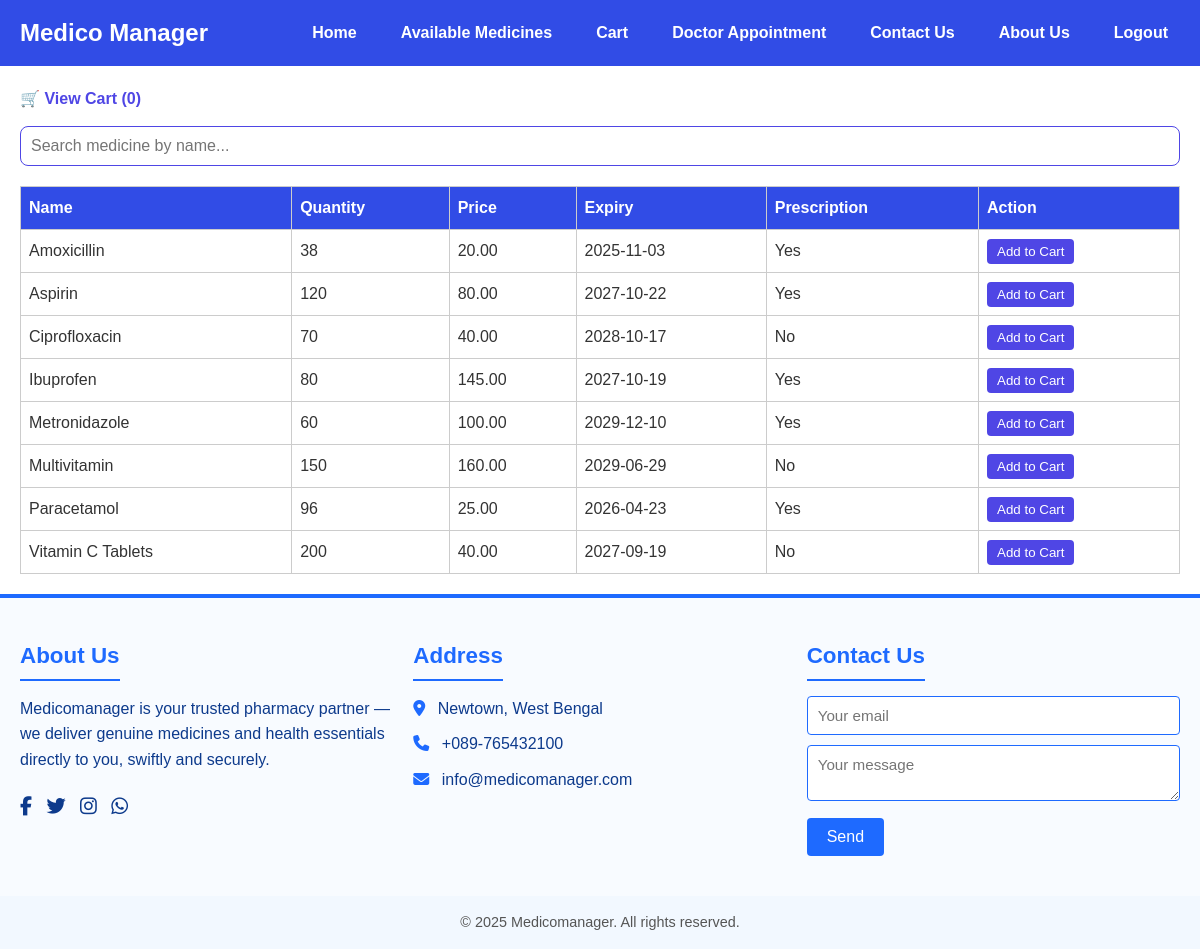
Screenshot of /available_Medicine.php (signed in) with the database file from the repository.
### tables this page shows
CREATE TABLE `medicines` (
  `id` int(11) NOT NULL,
  `name` varchar(255) NOT NULL,
  `generic` varchar(255) NOT NULL,
  `category` varchar(100) NOT NULL,
  `manufacturer` varchar(255) NOT NULL,
  `supplierId` int(11) NOT NULL,
  `batchNumber` varchar(100) NOT NULL,
  `quantity` int(11) NOT NULL,
  `unit_price` decimal(10,2) NOT NULL,
  `selling_price` decimal(10,2) NOT NULL,
  `mrp` decimal(10,2) NOT NULL,
  `reorder_level` int(11) NOT NULL,
  `rack` varchar(50) NOT NULL,
  `manufacture_date` date NOT NULL,
  `expiry_date` date NOT NULL,
  `description` text DEFAULT NULL,
  `prescription` tinyint(1) DEFAULT 0
);

### available_Medicine.php (the view, shortened to what this page needs)
<?php
include "db_connect.php";
include "user_navbar.php";
$sql = "SELECT id,name,quantity,selling_price,expiry_date,prescription
        FROM medicines ORDER BY name ASC";
$result = $conn->query($sql);
?>
<!DOCTYPE html>
<html lang="en">
<head>
</head>
<body>
<div class="container">
<a href="cart.php">🛒 View Cart (<?php echo isset($_SESSION['cart']) ? count($_SESSION['cart']) : 0; ?>)</a>
<input type="text" id="searchInput" placeholder="Search medicine by name...">
<table id="medicineTable">
<tr>
<th>Name</th>
<th>Quantity</th>
<th>Price</th>
<th>Expiry</th>
<th>Prescription</th>
<th>Action</th>
</tr>
<?php
if($result->num_rows > 0){
    while($row = $result->fetch_assoc()){
        echo "<tr>
        <td data-label='Name' class='med-name'>{$row['name']}</td>
        <td data-label='Quantity'>{$row['quantity']}</td>
        <td data-label='Price'>{$row['selling_price']}</td>
        <td data-label='Expiry'>{$row['expiry_date']}</td>
        <td data-label='Prescription'>".($row['prescription'] ? 'Yes' : 'No')."</td>
        <td data-label='Action'>
            <form method='POST'>
                <input type='hidden' name='med_id' value='{$row['id']}'>
                <input type='hidden' name='med_name' value='{$row['name']}'>
                <input type='hidden' name='med_price' value='{$row['selling_price']}'>
                <button type='submit' name='add_to_cart'>Add to Cart</button>
            </form>
        </td>
        </tr>";
    }
} else {
    echo "<tr><td colspan='6'>No medicines found</td></tr>";
}
?>
</table>
</div>
<?php
include "footer.php";
?>
</body>
</html>

### user_navbar.php (shortened to what this page needs)
<!DOCTYPE html>
<html lang="en">
<head>
</head>
<body>
  <nav class="navbar">
    <div class="brand">Medico Manager</div>
    <div class="menu">
      <a href="user_dashboard.php">Home</a>
      <a href="available_Medicine.php">Available Medicines</a>
      <a href="cart.php">Cart</a>
      <a href="appointments.php">Doctor Appointment</a>
      <a href="user_contactus.php">Contact Us</a>
      <a href="user_about.php">About Us</a>
      <a href="logout.php">Logout</a>
    </div>
  </nav>
</body>
</html>

### footer.php (shortened to what this page needs)
<!DOCTYPE html>
<html lang="en" dir="ltr">
<head>
  <link rel="stylesheet" href="https://cdnjs.cloudflare.com/ajax/libs/font-awesome/6.6.0/css/all.min.css">
</head>
<body>
  <footer class="footer">
    <div class="footer-container">
      <div class="footer-section about">
        <h2>About Us</h2>
        <p>Medicomanager is your trusted pharmacy partner — we deliver genuine medicines and health essentials directly to you, swiftly and securely.</p>
        <div class="social">
          <a href="#"><i class="fab fa-facebook-f"></i></a>
          <a href="#"><i class="fab fa-twitter"></i></a>
          <a href="#"><i class="fab fa-instagram"></i></a>
          <a href="#"><i class="fab fa-whatsapp"></i></a>
        </div>
      </div>
      <div class="footer-section address">
        <h2>Address</h2>
        <p><i class="fas fa-map-marker-alt"></i> Newtown, West Bengal</p>
        <p><i class="fa-solid fa-phone"></i> +089-765432100</p>
        <p><i class="fas fa-envelope"></i> info@medicomanager.com</p>
      </div>
      <div class="footer-section contact">
        <h2>Contact Us</h2>
        <form method="POST">
          <input type="email" name="email" placeholder="Your email" required>
          <textarea name="message" placeholder="Your message" required></textarea>
          <button type="submit" name="submit">Send</button>
        </form>
      </div>
    </div>
    <div class="footer-bottom">
      <p>© 2025 Medicomanager. All rights reserved.</p>
    </div>
  </footer>
</body>
</html>

### user_navbar.php (style rules this page uses)
* { box-sizing: border-box; margin: 0; padding: 0; font-family: Arial, sans-serif; }
body { background: #f0f4f8; color: #333; line-height: 1.6; }
.navbar { display: flex; justify-content: space-between; align-items: center; background: #314ce6ff; color: white; padding: 12px 20px; flex-wrap: wrap; }
.navbar .brand { font-size: 1.5rem; font-weight: bold; }
.navbar .menu { display: flex; gap: 20px; align-items: center; }
.navbar .menu a { color: white; text-decoration: none; padding: 8px 12px; border-radius: 6px; transition: 0.3s; }

### available_Medicine.php (style rules this page uses)
body { font-family: Arial, sans-serif; background:#f0f4ff; padding: 0; margin: 0; }
.container { padding:20px; }
h2 { color:#314ce6; }
table { width:100%; border-collapse:collapse; margin-top:20px; }
th,td { border:1px solid #ccc; padding:8px; text-align:left; }
th { background:#314ce6; color:white; }
button { padding:5px 10px; background:#4f46e5; color:white; border:none; border-radius:4px; cursor:pointer; }
a { text-decoration:none; color:#4f46e5; font-weight:bold; }
input[type="text"] { width: 100%; padding: 10px; border: 1px solid #4f46e5; border-radius: 8px; margin-top: 15px; font-size: 16px; }

### footer.php (style rules this page uses)
* { margin: 0; padding: 0; box-sizing: border-box; }
body { font-family: Arial, sans-serif; line-height: 1.6; color: #333; background: #fff; }
.footer { background: #f8fbff; color: #0d3a8c; border-top: 4px solid #1e6aff; }
.footer-container { max-width: 1200px; margin: auto; padding: 40px 20px; display: flex; flex-wrap: wrap; justify-content: space-between; gap: 20px; }
.footer-section { flex: 1 1 250px; }
.footer-section h2 { font-size: 1.4rem; margin-bottom: 15px; color: #1e6aff; border-bottom: 2px solid #1e6aff; display: inline-block; padding-bottom: 5px; }
.footer-section p { margin-bottom: 15px; }
.footer-section .social a { display: inline-block; margin: 5px 10px 5px 0; font-size: 1.2rem; color: #0d3a8c; transition: color 0.3s; }
.footer-section.address p { margin-bottom: 10px; }
.footer-section.address p i { margin-right: 8px; color: #1e6aff; }
.footer-section.contact form input, .footer-section.contact form textarea { width: 100%; padding: 10px; border: 1px solid #1e6aff; border-radius: 4px; margin-bottom: 10px; font-size: 0.95rem; }
.footer-section.contact form button { padding: 10px 20px; border: none; background: #1e6aff; color: #fff; font-size: 1rem; cursor: pointer; border-radius: 4px; transition: background 0.3s; }
.footer-bottom { text-align: center; padding: 15px 20px; background: #f2f8ff; font-size: 0.9rem; color: #555; }

### rows the page displays
medicines: name "Amoxicillin", quantity "38", selling_price "20.00", expiry_date "2025-11-03", prescription "Yes"
medicines: name "Aspirin", quantity "120", selling_price "80.00", expiry_date "2027-10-22", prescription "Yes"
medicines: name "Ciprofloxacin", quantity "70", selling_price "40.00", expiry_date "2028-10-17", prescription "No"
medicines: name "Ibuprofen", quantity "80", selling_price "145.00", expiry_date "2027-10-19", prescription "Yes"
medicines: name "Metronidazole", quantity "60", selling_price "100.00", expiry_date "2029-12-10", prescription "Yes"
medicines: name "Multivitamin", quantity "150", selling_price "160.00", expiry_date "2029-06-29", prescription "No"
medicines: name "Paracetamol", quantity "96", selling_price "25.00", expiry_date "2026-04-23", prescription "Yes"
medicines: name "Vitamin C Tablets", quantity "200", selling_price "40.00", expiry_date "2027-09-19", prescription "No"
